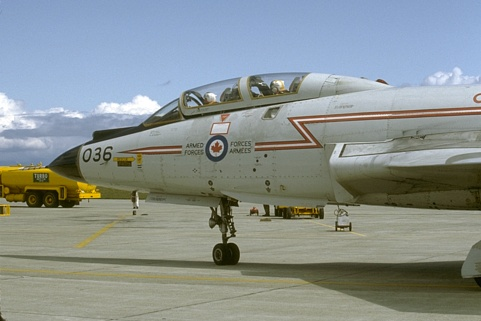
#> input picture PA1_solution/canny1.jpg, 481 x 321 px
$ python Canny.py   (older library calls are emulated)
#> lines starting #> are read from the running program, lines starting #| are printed output that depends on the picture
import numpy as np
import cv2
from scipy import ndimage
from scipy import linalg
from scipy.linalg import sqrtm
import matplotlib.pyplot as plt
import pdb


def convolution_image(image, kernel, average=False, verbose=False):
    '''
    Performs convolution along x and y axis, based on kernel size.
    Assumes input image is 1 channel (Grayscale)
    Inputs:
      image: H x W x C shape numpy array (C=1)
      kernel: K_H x K_W shape numpy array (for example, 3x1 for 1 dimensional filter for y-component)
    Returns:
      H x W x C Image convolved with kernel
    '''

    image_row, image_col = image.shape
    kernel_row, kernel_col = kernel.shape

    kernel = np.flipud(np.fliplr(kernel))

    output = np.zeros(image.shape)

    pad_height = int((kernel_row - 1) / 2)
    pad_width = int((kernel_col - 1) / 2)

    padded_image = np.zeros((image_row + (2 * pad_height), image_col + (2 * pad_width)))

    padded_image[pad_height:padded_image.shape[0] - pad_height, pad_width:padded_image.shape[1] - pad_width] = image


    if verbose:
        plt.imshow(padded_image, cmap='gray')
        plt.title("Padded Image")
        plt.show()

    for row in range(image_row):
        for col in range(image_col):
            output[row, col] = np.sum(kernel * padded_image[row:row + kernel_row, col:col + kernel_col])
            if average:
                output[row, col] /= kernel.shape[0] * kernel.shape[1]

    if verbose:
        plt.imshow(output, cmap='gray')
        plt.title("Output Image using {}X{} Kernel".format(kernel_row, kernel_col))
        plt.show()
        print("Output Image size : {}".format(output.shape))

    return output


def gaussian_kernel(size=3, sigma=1):
    '''
    Creates Gaussian Kernel (1 Dimensional)
    Inputs:
      size: width of the filter
      sigma: standard deviation
    Returns a 1xN shape 1D gaussian kernel
    '''

    half_size = int(size) // 2
    x = np.mgrid[-half_size:half_size + 1]
    mu = 0

    # Apply gaussian formula
    #g = np.exp(-((x-np.mean(x)) ** 2 / (2.0 * sigma ** 2))) / (np.sqrt(2.0 * np.pi) * sigma ** 2)
    g = np.exp(-((x-mu) ** 2 / (2.0 * sigma ** 2))) / (np.sqrt(2.0 * np.pi) * sigma ** 2)

    # Normalize values
    g = g / np.sum(g)

    g = g.reshape((1, g.shape[0]))
    #print(g)
    return g


def gaussian_first_derivative_kernel(size=3, sigma=1):
    '''
    Creates 1st derviative gaussian Kernel (1 Dimensional)
    Inputs:
      size: width of the filter
      sigma: standard deviation
    Returns a 1xN shape 1D 1st derivative gaussian kernel
    '''

    half_size = int(size) // 2
    x = np.mgrid[-half_size:half_size + 1]
    mu = 0
    g = (-1) * ((x - mu)/ (sigma ** 2)) * np.exp(-((x - mu) ** 2 / (2.0 * sigma ** 2))) / (np.sqrt(2.0 * np.pi) * sigma ** 2)
    #g = (-1) * ((x - np.mean(x))/ (sigma ** 2)) * np.exp(-((x - np.mean(x)) ** 2 / (2.0 * sigma ** 2))) / (np.sqrt(2.0 * np.pi) * sigma ** 2)
    g = g / np.sum(g)
    g = g.reshape((1, g.shape[0]))
    #print(g)
    return g


def non_max_supression(det, phase):
    '''
    Performs non-maxima supression for given magnitude and orientation.
    Returns output with nms applied. Also return a colored image based on gradient direction for maximum value.
    '''

    gmax = np.zeros(det.shape)
    color_o = np.zeros((det.shape[0], det.shape[1], 3))
    for i in range(gmax.shape[0]):
        for j in range(gmax.shape[1]):
          if phase[i][j] < 0:
            phase[i][j] += 360

          if ((j+1) < gmax.shape[1]) and ((j-1) >= 0) and ((i+1) < gmax.shape[0]) and ((i-1) >= 0):
            # 0 degrees
            if (phase[i][j] >= 337.5 or phase[i][j] < 22.5) or (phase[i][j] >= 157.5 and phase[i][j] < 202.5):
              if det[i][j] >= det[i][j + 1] and det[i][j] >= det[i][j - 1]:
                gmax[i][j] = det[i][j]
              color_o[i][j] = [0, 0, 255]
            # 45 degrees
            if (phase[i][j] >= 22.5 and phase[i][j] < 67.5) or (phase[i][j] >= 202.5 and phase[i][j] < 247.5):
              if det[i][j] >= det[i - 1][j + 1] and det[i][j] >= det[i + 1][j - 1]:
                gmax[i][j] = det[i][j]
              color_o[i][j] = [0, 255, 255]
            # 90 degrees
            if (phase[i][j] >= 67.5 and phase[i][j] < 112.5) or (phase[i][j] >= 247.5 and phase[i][j] < 292.5):
              if det[i][j] >= det[i - 1][j] and det[i][j] >= det[i + 1][j]:
                gmax[i][j] = det[i][j]
              color_o[i][j] = [255, 0, 255]
            # 135 degrees
            if (phase[i][j] >= 112.5 and phase[i][j] < 157.5) or (phase[i][j] >= 292.5 and phase[i][j] < 337.5):
              if det[i][j] >= det[i - 1][j - 1] and det[i][j] >= det[i + 1][j + 1]:
                gmax[i][j] = det[i][j]
              color_o[i][j] = [0, 255, 0]
    return gmax, color_o


def DFS(img):
    '''
    If pixel is linked to a strong pixel in a local window, make it strong as well.
    Called iteratively to make all strong-linked pixels strong.
    '''

    for i in range(1, int(img.shape[0] - 1)) :
        for j in range(1, int(img.shape[1] - 1)) :
            if(img[i, j] == 1) :
                t_max = max(img[i-1, j-1], img[i-1, j], img[i-1, j+1], img[i, j-1],
                            img[i, j+1], img[i+1, j-1], img[i+1, j], img[i+1, j+1])
                if(t_max == 2) :
                    img[i, j] = 2


def hysteresis_thresholding(img, low_ratio, high_ratio):
    diff = np.max(img) - np.min(img)
    t_low = np.min(img) + low_ratio * diff
    t_high = np.min(img) + high_ratio * diff

    temp_img = np.copy(img)

    #Assign values to pixels
    for i in range(1, int(img.shape[0] - 1)) :
        for j in range(1, int(img.shape[1] - 1)) :
            #Strong pixels
            if(img[i, j] > t_high) :
                temp_img[i, j] = 2
            #Weak pixels
            elif(img[i, j] < t_low) :
                temp_img[i, j] = 0
            #Intermediate pixels
            else :
                temp_img[i, j] = 1

    #Include weak pixels that are connected to chain of strong pixels
    total_strong = np.sum(temp_img == 2)
    while(1) :
        DFS(temp_img)
        if(total_strong == np.sum(temp_img == 2)) :
            break
        total_strong = np.sum(temp_img == 2)

    #Remove weak pixels
    for i in range(1, int(temp_img.shape[0] - 1)) :
        for j in range(1, int(temp_img.shape[1] - 1)) :
            if(temp_img[i, j] == 1) :
                temp_img[i, j] = 0

    temp_img = temp_img/np.max(temp_img)
    return temp_img


if __name__ == '__main__':
    # Initialize values
    sigma = 3
    size = 7 # 6 * sigma + 1        # Rule of thumb is 6sigma+1, but you can use fixed kernel size to run it faster
    high_th = 0.3       # Between 0 to 1 here, so its 255 * 0.3 = 76.5
    low_th = 0.1
    image_name = 'canny1.jpg'

    # Read the image in grayscale mode using opencv
    I = cv2.imread(image_name,0)
#> I: shape (321, 481); min 5, max 255, mean 142.5

    I = I.astype(np.float)

    # Create a gaussian kernel 1XN matrix
    G = gaussian_kernel(size,sigma)

    # Get the First Derivative Kernel
    G_prime = gaussian_first_derivative_kernel(size,sigma)

    der_ker = np.array([[-1,0,1]])  # Derivative kernel (central). You can also use Sobel

    '''
    If you get derivative of Gaussian directly as kernel, you only need to use one kernel.
    This is because these two operations can be combined.

    If you use other derivative kernel (Sobel, or central [-1,0,1]), then you have to first
    smoothen (blur) the image. So apply the Gaussian kernel first and then apply the derivative kernel on smooth image.
    '''
    # [10 lines of commented-out code are left out]
    I_xx = convolution_image(I, G_prime)
#> after the loop in convolution_image, `for row in range(image_row):`:
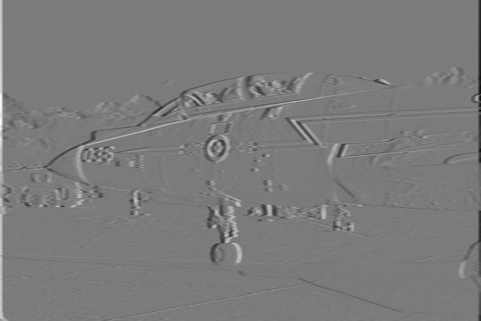
#> output: shape (321, 481) float64; min -2.98e+18, max 3.16e+18, mean -1.65e+15; drawn with min black and max white
    I_yy = convolution_image(I, G_prime.T)

    # Convert derivative result to 0-255 for display.
    # Need to scale from 0-1 to 0-255.
    abs_grad_x = (( (I_xx - np.min(I_xx)) / (np.max(I_xx) - np.min(I_xx)) ) * 255.).astype(np.uint8)
    abs_grad_y = (( (I_yy - np.min(I_yy)) / (np.max(I_yy) - np.min(I_yy)) ) * 255.).astype(np.uint8)
    cv2.imshow("3_Der_x_"+image_name, abs_grad_x)
    cv2.imshow("4_Der_y_"+image_name, abs_grad_y)

    # Compute magnitude
    I_mag = np.hypot(I_xx, I_yy)
    I_mag = (I_mag - np.min(I_mag)) / (np.max(I_mag) - np.min(I_mag))     # Normalize between 0-1
    abs_mag = (I_mag * 255.).astype(np.uint8)
    cv2.imshow("5_Mag_"+image_name, abs_mag)

    # Compute orientation
    gradient_orientation = np.degrees(np.arctan2(I_yy, I_xx) )
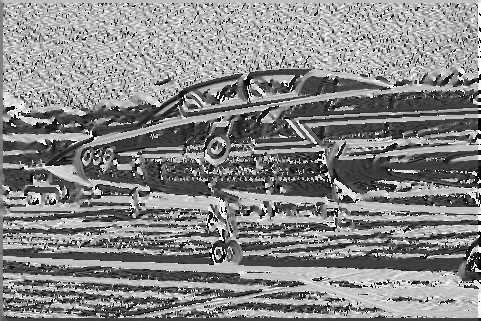
#> gradient_orientation: shape (321, 481) float64; min -180, max 180, mean 11.5; drawn with min black and max white

    # Compute non-max suppression
    # I_orient_color is not important for your assignment
    # This just allows you to view colored orientation for each direction
    I_nms, I_orient_color = non_max_supression(I_mag, gradient_orientation)
#> after the loop in non_max_supression, `for i in range(gmax.shape[0]):`:
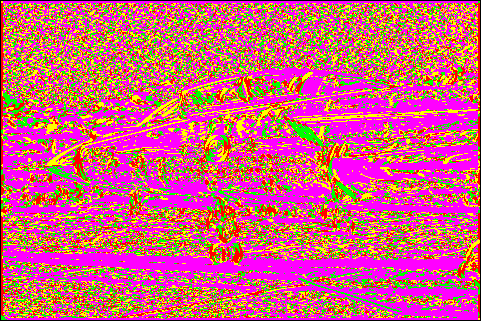
#> color_o: shape (321, 481, 3) float64; mean of channels 0, 1, 2 124, 96.5, 206.3; drawn as B, G, R
#> after the loop in non_max_supression, `for i in range(gmax.shape[0]):`:
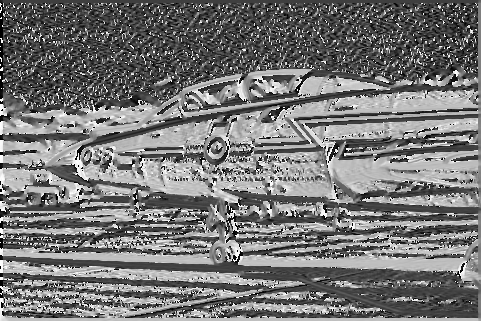
#> phase: shape (321, 481) float64; min 0, max 360, mean 166.9; drawn with min black and max white
    I_nms_img = (I_nms * 255.).astype(np.uint8)
    I_orient_color[I_mag<0.2,:] = 0
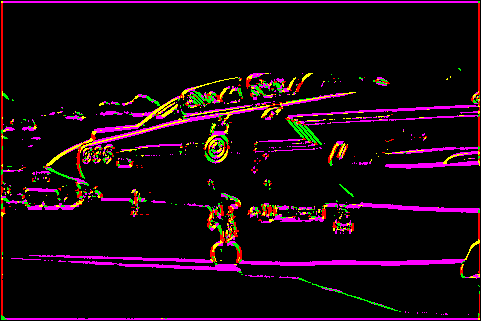
#> I_orient_color: shape (321, 481, 3) float64; mean of channels 0, 1, 2 16.5, 7.8, 25; drawn as B, G, R
    cv2.imshow("6_NMS_"+image_name, I_nms_img)
    cv2.imshow("7_Orientation_"+image_name, I_orient_color)

    #Compute thresholding and then hysteresis
    I_hys = hysteresis_thresholding(I_nms, low_th, high_th)
#> in hysteresis_thresholding, `diff = np.max(img) - np.min(img)`: diff = 0.806
#> in hysteresis_thresholding, `t_low = np.min(img) + low_ratio * diff`: t_low = 0.0806
#> in hysteresis_thresholding, `t_high = np.min(img) + high_ratio * diff`: t_high = 0.242
#> in hysteresis_thresholding, `total_strong = np.sum(temp_img == 2)`: total_strong = 3307
#> the loop in hysteresis_thresholding, `while(1) :` made 84 passes
#> total_strong on passes 1 to 12: 3922, 4103, 4170, 4214, 4248, 4275, 4297, 4313, 4327, 4338, 4346, 4352
#> after the loop in hysteresis_thresholding, `while(1) :`:
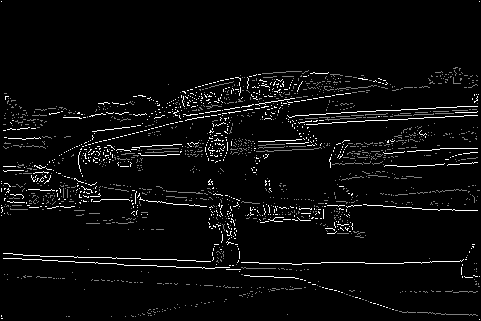
#> temp_img: shape (321, 481) float64; min 0, max 2, mean 0.0836; drawn with min black and max white
#> after the loop in hysteresis_thresholding, `for i in range(1, int(temp_img.shape[0] - 1)) :`:
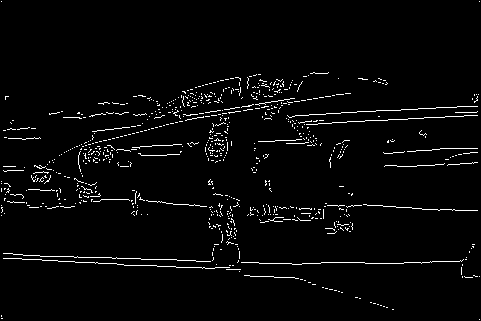
#> temp_img: shape (321, 481) float64; values 0 (black) and 2 (white), 2.9% white in thin lines or dots
#> in hysteresis_thresholding, `temp_img = temp_img/np.max(temp_img)`: temp_img: shape (321, 481) float64; values 0 (black) and 1 (white), 2.9% white in thin lines or dots
    I_hys = (I_hys * 255.).astype(np.uint8)
#> I_hys: shape (321, 481); 2.9% white in thin lines or dots
    cv2.imshow("8_Hysterisis_"+image_name,I_hys)
    cv2.waitKey(0)

$ run again, with PA1_solution/canny2.jpg copied over PA1_solution/canny1.jpg
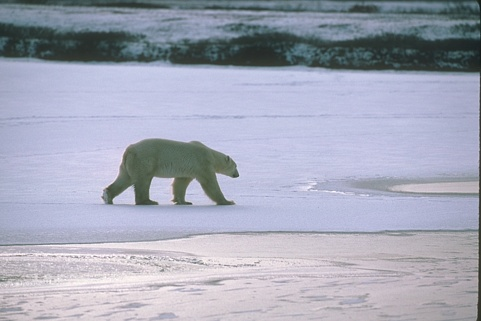
#> input picture PA1_solution/canny2.jpg, 481 x 321 px
#> after the loop in convolution_image, `for row in range(image_row):`:
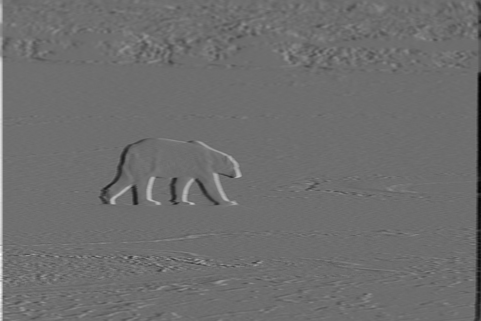
#> output: shape (321, 481) float64; min -2.2e+18, max 2.88e+18, mean -4.71e+15; drawn with min black and max white
#> padded_image: shape (327, 481) float64
#> diff = 0.83
#> t_low = 0.083
#> t_high = 0.249
#> in hysteresis_thresholding, `total_strong = np.sum(temp_img == 2)`: total_strong = 2068
#> the loop in hysteresis_thresholding, `while(1) :` made 128 passes
#> total_strong on passes 1 to 8: 2692, 2935, 3033, 3094, 3138, 3170, 3193, 3206
#> after the loop in hysteresis_thresholding, `for i in range(1, int(temp_img.shape[0] - 1)) :`:
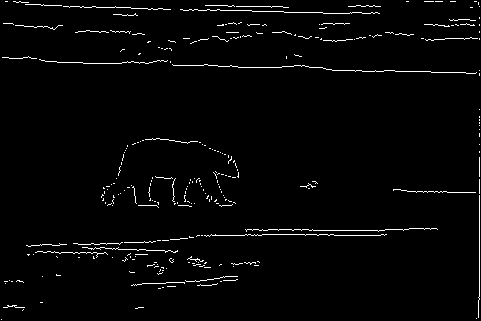
#> temp_img: shape (321, 481) float64; values 0 (black) and 2 (white), 2.3% white in thin lines or dots
#> I_hys: shape (321, 481); 2.3% white in thin lines or dots
